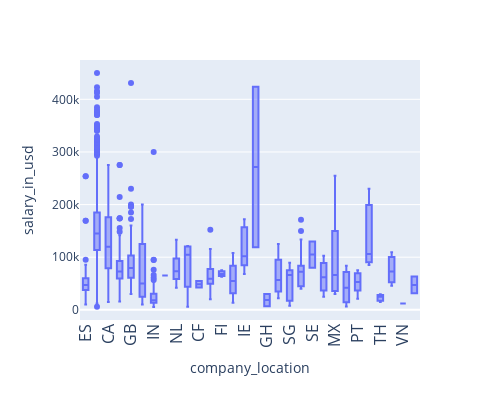

Here is the notebook cell this chart was saved with:
### Code cell
# Plotly로 그린 boxplot의 x축 라벨 회전 및 글씨 크기 수정
fig = px.box(
    data_frame=df_10companies, x='company_location', y='salary_in_usd',
    width=500, height=400)
fig.update_xaxes(tickfont={'size':16}, tickangle=-90)
fig.show()

### Figure 1 — Plotly figure (JSON) as saved in the notebook; plotly's stock layout.template omitted (floating-point values rounded to 4 significant figures; data arrays with more than 128 entries replaced by an {"elided": "..."} marker saying what was removed)
{"data": [{"alignmentgroup": "True", "hovertemplate": "company_location=%{x}<br>salary_in_usd=%{y}<extra></extra>", "legendgroup": "", "marker": {"color": "#636efa"}, "name": "", "notched": false, "offsetgroup": "", "orientation": "v", "showlegend": false, "type": "box", "x": {"elided": "3649 str values"}, "x0": " ", "xaxis": "x", "y": {"elided": "3649 int values"}, "y0": " ", "yaxis": "y"}], "layout": {"boxmode": "group", "height": 400, "legend": {"tracegroupgap": 0}, "margin": {"t": 60}, "width": 500, "xaxis": {"anchor": "y", "autorange": true, "domain": [0, 1], "range": [-0.5, 29.5], "tickangle": -90, "tickfont": {"size": 16}, "title": {"text": "company_location"}, "type": "category"}, "yaxis": {"anchor": "x", "autorange": true, "domain": [0, 1], "range": [-19290.0, 474700.0], "title": {"text": "salary_in_usd"}, "type": "linear"}}}
